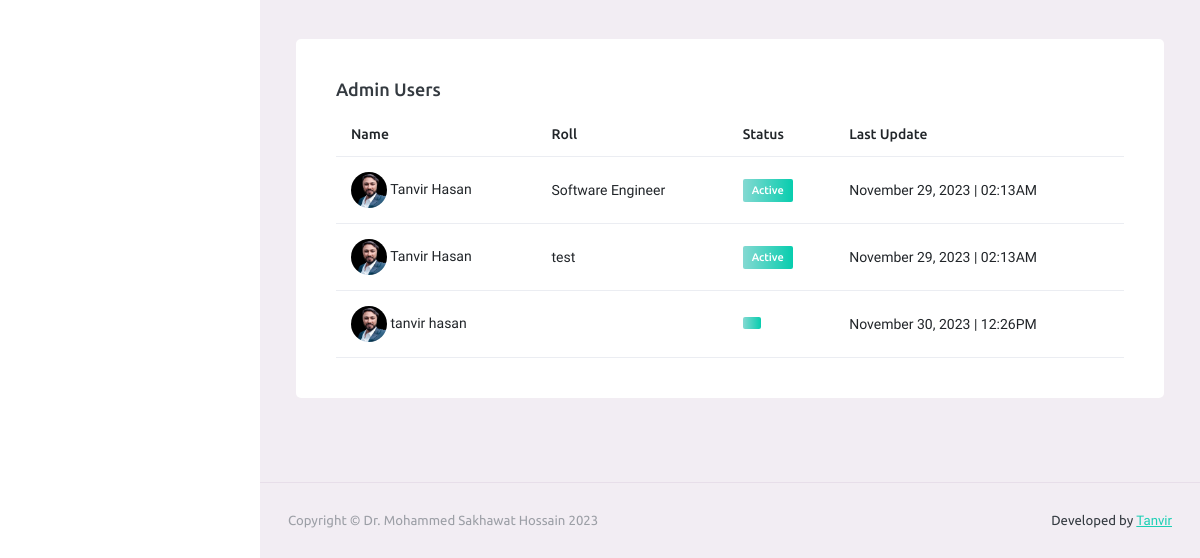
Page /index.php (signed in, lower part) on the earlier database version.
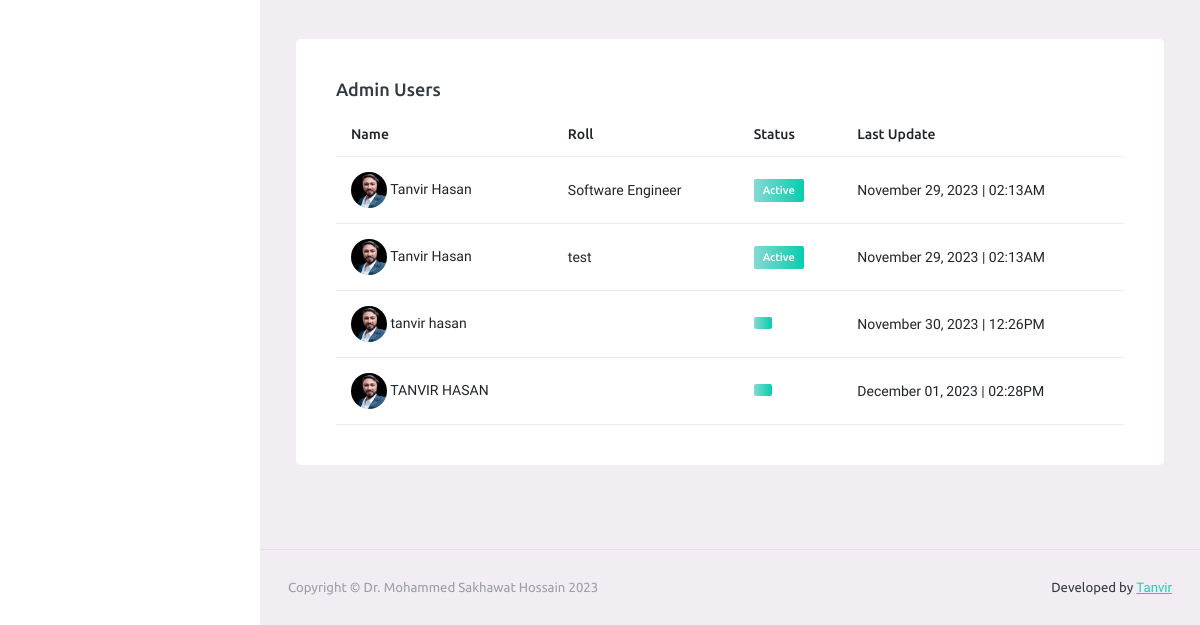
Same page on the later database version.
### tables this page shows
CREATE TABLE `fls_users` (
  `user_id` int(10) NOT NULL,
  `user_name` varchar(55) DEFAULT NULL,
  `user_pass` varchar(55) DEFAULT NULL,
  `name` varchar(55) DEFAULT NULL,
  `phone_no` varchar(15) NOT NULL,
  `nid` int(20) NOT NULL,
  `address_1` varchar(255) NOT NULL,
  `Vibag_address` varchar(100) DEFAULT '0',
  `zilla_address` varchar(100) DEFAULT '0',
  `upzilla_address` varchar(100) DEFAULT '0',
  `aponar_boys` int(3) NOT NULL,
  `your_sex` varchar(50) NOT NULL,
  `marital_status` varchar(50) NOT NULL,
  `fmaily_members` int(2) NOT NULL,
  `bikolp_pesha` varchar(100) NOT NULL,
  `educational_qualification` varchar(100) NOT NULL,
  `profile_pic` varchar(100) NOT NULL,
  `user_dregination` varchar(100) NOT NULL,
  `status` int(10) NOT NULL,
  `updates` datetime(6) DEFAULT NULL ON UPDATE current_timestamp(6)
);

### config/function.php (called while the page is built, shortened)
<?php
function SelectData($TableName, $moresql){
    global $conn;
    $sql = "SELECT * FROM $TableName $moresql";
    $select = mysqli_query($conn, $sql);
    return $select;
}
function UserData($id, $data){
    $row = SelectData("fls_users", "where user_name='$id'")->fetch_object();
    return $row->$data;
}
?>

### index.php (the view, shortened to what this page needs)
<?php require_once "inc/header.php" ?>
<div class="row">
</div>
<div class="row">
  <div class="col-12 grid-margin">
    <div class="card">
      <div class="card-body">
        <h4 class="card-title">Admin Users</h4>
        <div class="table-responsive">
          <table class="table">
            <thead>
              <tr>
                <th> Name </th>
                <th> Roll </th>
                <th> Status </th>
                <th> Last Update </th>
              </tr>
            </thead>
            <tbody>
              <?php
              $data = SelectData("fls_users", 'limit 5');
              while ($row = $data->fetch_object()) { ?>
                <tr>
                  <td>
                    <img src="assets/images/faces/<?= UserData($userid, 'profile_pic') ?>" class="mr-2" alt="image"> <?= $row->name ?>
                  </td>
                  <td> <?= $row->user_dregination ?> </td>
                  <td>
                    <label class="badge badge-gradient-success">
                      <?php if ($row->status == 1) {
                        echo "Active";
                      } ?></label>
                  </td>
                  <td> <?php echo date ("F d, Y | h:iA" , strtotime($row->updates)); ?> </td>
                </tr>
              <?php } ?>
            </tbody>
          </table>
        </div>
      </div>
    </div>
  </div>
</div>
<?php require_once "inc/footer.php" ?>

Differences in the rows shown:
added fls_users: name "TANVIR HASAN", updates "December 01, 2023 | 02:28PM"
